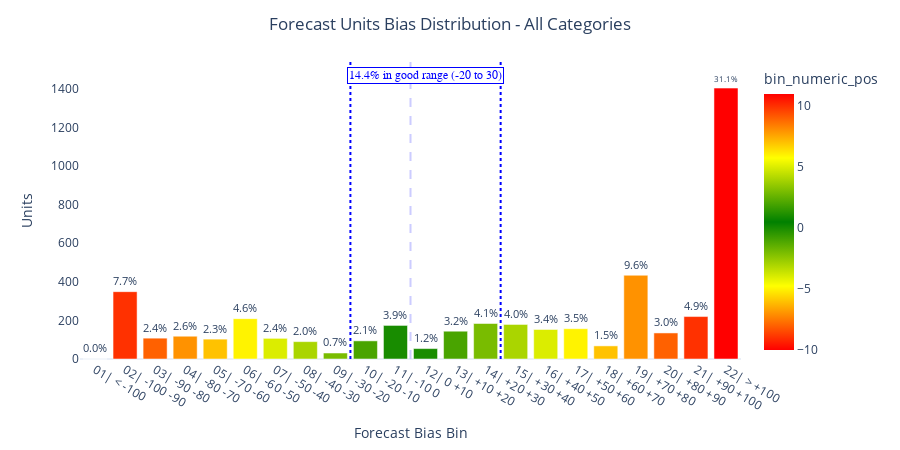
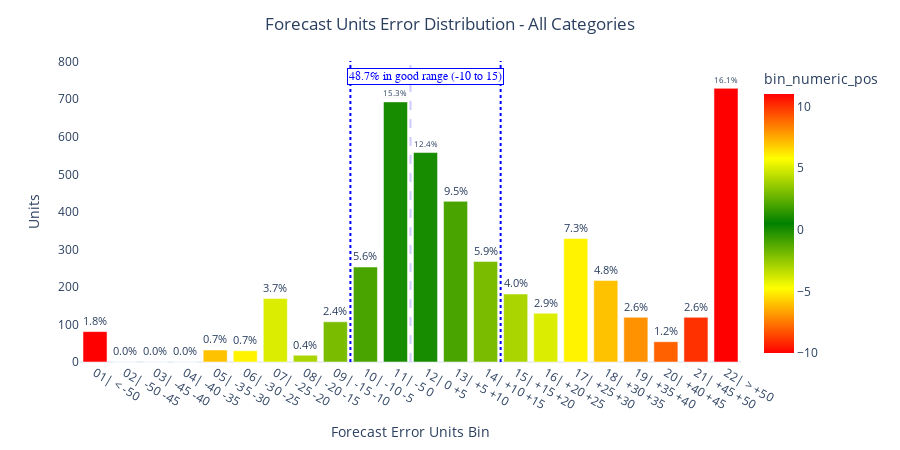

The code cell stored with these charts, in order, in its notebook:
### Code cell
FEVAL.plot_accuracy_distribution(evaluation_data, method="bias").show()
FEVAL.plot_accuracy_distribution(evaluation_data, method="error").show()

### Figure 1 — Plotly figure (JSON) as saved in the notebook; plotly's stock layout.template omitted (floating-point values rounded to 4 significant figures)
{"data": [{"alignmentgroup": "True", "hovertemplate": "Forecast Bias Bin=%{x}<br>Units=%{y}<br>percentage_of_target=%{text}<br>bin_numeric_pos=%{marker.color}<extra></extra>", "legendgroup": "", "marker": {"color": [-10, -9, -8, -7, -6, -5, -4, -3, -2, -1, 0, 1, 2, 3, 4, 5, 6, 7, 8, 9, 10, 11], "coloraxis": "coloraxis", "pattern": {"shape": ""}}, "name": "", "offsetgroup": "", "orientation": "v", "showlegend": false, "text": [0, 7.7, 2.4, 2.6, 2.3, 4.6, 2.4, 2, 0.7, 2.1, 3.9, 1.2, 3.2, 4.1, 4, 3.4, 3.5, 1.5, 9.6, 3, 4.9, 31.1], "textposition": "outside", "texttemplate": "%{text:.1f}%", "type": "bar", "x": ["01| < -100", "02| -100 -90", "03| -90 -80", "04| -80 -70", "05| -70 -60", "06| -60 -50", "07| -50 -40", "08| -40 -30", "09| -30 -20", "10| -20 -10", "11| -10 0", "12| 0 +10", "13| +10 +20", "14| +20 +30", "15| +30 +40", "16| +40 +50", "17| +50 +60", "18| +60 +70", "19| +70 +80", "20| +80 +90", "21| +90 +100", "22| > +100"], "xaxis": "x", "y": [0, 349, 108, 118, 103, 209, 107, 90, 31, 94, 174, 54, 144, 184, 179, 153, 157, 68, 434, 135, 220, 1404], "yaxis": "y"}], "layout": {"annotations": [{"bgcolor": "white", "bordercolor": "#0000ff", "borderwidth": 1, "font": {"color": "#0000ff", "family": "Arial", "size": 12}, "showarrow": false, "text": "14.4% in good range (-20 to 30)", "x": 11, "y": 1467.0}], "barmode": "relative", "coloraxis": {"colorbar": {"title": {"text": "bin_numeric_pos"}}, "colorscale": [[0, "red"], [0.25, "yellow"], [0.5, "green"], [0.75, "yellow"], [1, "red"]]}, "height": 450, "legend": {"tracegroupgap": 0}, "margin": {"t": 60}, "shapes": [{"line": {"color": "#ccccff", "dash": "dash"}, "type": "line", "x0": 10.5, "x1": 10.5, "y0": 0, "y1": 1544.0}, {"line": {"color": "#0000ff", "dash": "dot"}, "type": "line", "x0": 8.5, "x1": 8.5, "y0": 0, "y1": 1544.0}, {"line": {"color": "#0000ff", "dash": "dot"}, "type": "line", "x0": 13.5, "x1": 13.5, "y0": 0, "y1": 1544.0}], "title": {"text": "Forecast Units Bias Distribution - All Categories", "x": 0.5}, "width": 900, "xaxis": {"anchor": "y", "domain": [0, 1], "showgrid": false, "title": {"text": "Forecast Bias Bin"}}, "yaxis": {"anchor": "x", "domain": [0, 1], "showgrid": false, "title": {"text": "Units"}}}}

### Figure 2 — Plotly figure (JSON) as saved in the notebook; plotly's stock layout.template omitted (floating-point values rounded to 4 significant figures)
{"data": [{"alignmentgroup": "True", "hovertemplate": "Forecast Error Units Bin=%{x}<br>Units=%{y}<br>percentage_of_target=%{text}<br>bin_numeric_pos=%{marker.color}<extra></extra>", "legendgroup": "", "marker": {"color": [-10, -9, -8, -7, -6, -5, -4, -3, -2, -1, 0, 1, 2, 3, 4, 5, 6, 7, 8, 9, 10, 11], "coloraxis": "coloraxis", "pattern": {"shape": ""}}, "name": "", "offsetgroup": "", "orientation": "v", "showlegend": false, "text": [1.8, 0, 0, 0, 0.7, 0.7, 3.7, 0.4, 2.4, 5.6, 15.3, 12.4, 9.5, 5.9, 4, 2.9, 7.3, 4.8, 2.6, 1.2, 2.6, 16.1], "textposition": "outside", "texttemplate": "%{text:.1f}%", "type": "bar", "x": ["01| < -50", "02| -50 -45", "03| -45 -40", "04| -40 -35", "05| -35 -30", "06| -30 -25", "07| -25 -20", "08| -20 -15", "09| -15 -10", "10| -10 -5", "11| -5 0", "12| 0 +5", "13| +5 +10", "14| +10 +15", "15| +15 +20", "16| +20 +25", "17| +25 +30", "18| +30 +35", "19| +35 +40", "20| +40 +45", "21| +45 +50", "22| > +50"], "xaxis": "x", "y": [81, 0, 0, 0, 32, 30, 169, 18, 107, 253, 693, 558, 428, 268, 181, 130, 329, 217, 119, 54, 119, 729], "yaxis": "y"}], "layout": {"annotations": [{"bgcolor": "white", "bordercolor": "#0000ff", "borderwidth": 1, "font": {"color": "#0000ff", "family": "Arial", "size": 12}, "showarrow": false, "text": "48.7% in good range (-10 to 15)", "x": 11, "y": 761.8}], "barmode": "relative", "coloraxis": {"colorbar": {"title": {"text": "bin_numeric_pos"}}, "colorscale": [[0, "red"], [0.25, "yellow"], [0.5, "green"], [0.75, "yellow"], [1, "red"]]}, "height": 450, "legend": {"tracegroupgap": 0}, "margin": {"t": 60}, "shapes": [{"line": {"color": "#ccccff", "dash": "dash"}, "type": "line", "x0": 10.5, "x1": 10.5, "y0": 0, "y1": 801.9}, {"line": {"color": "#0000ff", "dash": "dot"}, "type": "line", "x0": 8.5, "x1": 8.5, "y0": 0, "y1": 801.9}, {"line": {"color": "#0000ff", "dash": "dot"}, "type": "line", "x0": 13.5, "x1": 13.5, "y0": 0, "y1": 801.9}], "title": {"text": "Forecast Units Error Distribution - All Categories", "x": 0.5}, "width": 900, "xaxis": {"anchor": "y", "domain": [0, 1], "showgrid": false, "title": {"text": "Forecast Error Units Bin"}}, "yaxis": {"anchor": "x", "domain": [0, 1], "showgrid": false, "title": {"text": "Units"}}}}
